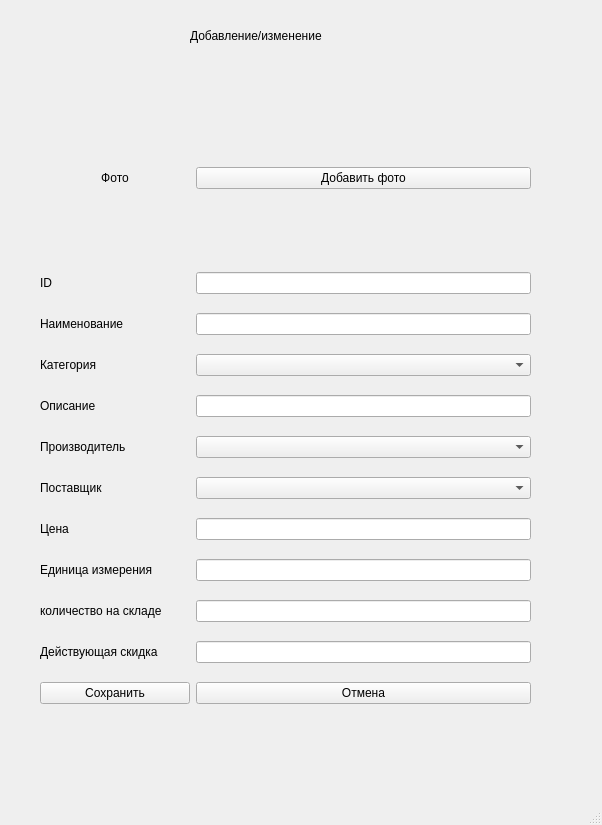
<?xml version="1.0" encoding="UTF-8"?>
<ui version="4.0">
 <class>MainWindow</class>
 <widget class="QMainWindow" name="MainWindow">
  <property name="geometry">
   <rect>
    <x>0</x>
    <y>0</y>
    <width>602</width>
    <height>825</height>
   </rect>
  </property>
  <property name="windowTitle">
   <string>MainWindow</string>
  </property>
  <widget class="QWidget" name="centralwidget">
   <widget class="QLabel" name="label">
    <property name="geometry">
     <rect>
      <x>190</x>
      <y>20</y>
      <width>171</width>
      <height>31</height>
     </rect>
    </property>
    <property name="text">
     <string>Добавление/изменение</string>
    </property>
   </widget>
   <widget class="QWidget" name="">
    <property name="geometry">
     <rect>
      <x>40</x>
      <y>90</y>
      <width>491</width>
      <height>631</height>
     </rect>
    </property>
    <layout class="QGridLayout" name="gridLayout">
     <item row="0" column="0">
      <widget class="QLabel" name="label_image_edit">
       <property name="minimumSize">
        <size>
         <width>150</width>
         <height>150</height>
        </size>
       </property>
       <property name="maximumSize">
        <size>
         <width>150</width>
         <height>150</height>
        </size>
       </property>
       <property name="text">
        <string>&lt;html&gt;&lt;head/&gt;&lt;body&gt;&lt;p align=&quot;center&quot;&gt;Фото&lt;/p&gt;&lt;/body&gt;&lt;/html&gt;</string>
       </property>
      </widget>
     </item>
     <item row="0" column="1">
      <widget class="QPushButton" name="btn_upload_image">
       <property name="text">
        <string>Добавить фото</string>
       </property>
      </widget>
     </item>
     <item row="1" column="0">
      <widget class="QLabel" name="label_id">
       <property name="text">
        <string>ID</string>
       </property>
      </widget>
     </item>
     <item row="1" column="1">
      <widget class="QLineEdit" name="edit_id"/>
     </item>
     <item row="2" column="0">
      <widget class="QLabel" name="label_name">
       <property name="text">
        <string>Наименование</string>
       </property>
      </widget>
     </item>
     <item row="2" column="1">
      <widget class="QLineEdit" name="edit_name"/>
     </item>
     <item row="3" column="0">
      <widget class="QLabel" name="label_4">
       <property name="text">
        <string>Категория</string>
       </property>
      </widget>
     </item>
     <item row="3" column="1">
      <widget class="QComboBox" name="combo_category"/>
     </item>
     <item row="4" column="0">
      <widget class="QLabel" name="label_5">
       <property name="text">
        <string>Описание</string>
       </property>
      </widget>
     </item>
     <item row="4" column="1">
      <widget class="QLineEdit" name="edit_description"/>
     </item>
     <item row="5" column="0">
      <widget class="QLabel" name="label_6">
       <property name="text">
        <string>Производитель</string>
       </property>
      </widget>
     </item>
     <item row="5" column="1">
      <widget class="QComboBox" name="combo_manufacturer"/>
     </item>
     <item row="6" column="0">
      <widget class="QLabel" name="label_7">
       <property name="text">
        <string>Поставщик</string>
       </property>
      </widget>
     </item>
     <item row="6" column="1">
      <widget class="QComboBox" name="combo_supplier"/>
     </item>
     <item row="7" column="0">
      <widget class="QLabel" name="label_8">
       <property name="text">
        <string>Цена</string>
       </property>
      </widget>
     </item>
     <item row="7" column="1">
      <widget class="QLineEdit" name="edit_price"/>
     </item>
     <item row="8" column="0">
      <widget class="QLabel" name="label_11">
       <property name="text">
        <string>Единица измерения</string>
       </property>
      </widget>
     </item>
     <item row="8" column="1">
      <widget class="QLineEdit" name="edit_unit"/>
     </item>
     <item row="9" column="0">
      <widget class="QLabel" name="label_10">
       <property name="text">
        <string>количество на складе</string>
       </property>
      </widget>
     </item>
     <item row="9" column="1">
      <widget class="QLineEdit" name="edit_quantity"/>
     </item>
     <item row="10" column="0">
      <widget class="QLabel" name="label_9">
       <property name="text">
        <string>Действующая скидка</string>
       </property>
      </widget>
     </item>
     <item row="10" column="1">
      <widget class="QLineEdit" name="edit_discount"/>
     </item>
     <item row="11" column="0">
      <widget class="QPushButton" name="btn_save">
       <property name="text">
        <string>Сохранить</string>
       </property>
      </widget>
     </item>
     <item row="11" column="1">
      <widget class="QPushButton" name="btn_cancel">
       <property name="text">
        <string>Отмена</string>
       </property>
      </widget>
     </item>
    </layout>
   </widget>
  </widget>
  <widget class="QMenuBar" name="menubar">
   <property name="geometry">
    <rect>
     <x>0</x>
     <y>0</y>
     <width>602</width>
     <height>26</height>
    </rect>
   </property>
  </widget>
  <widget class="QStatusBar" name="statusbar"/>
 </widget>
 <resources/>
 <connections/>
</ui>
